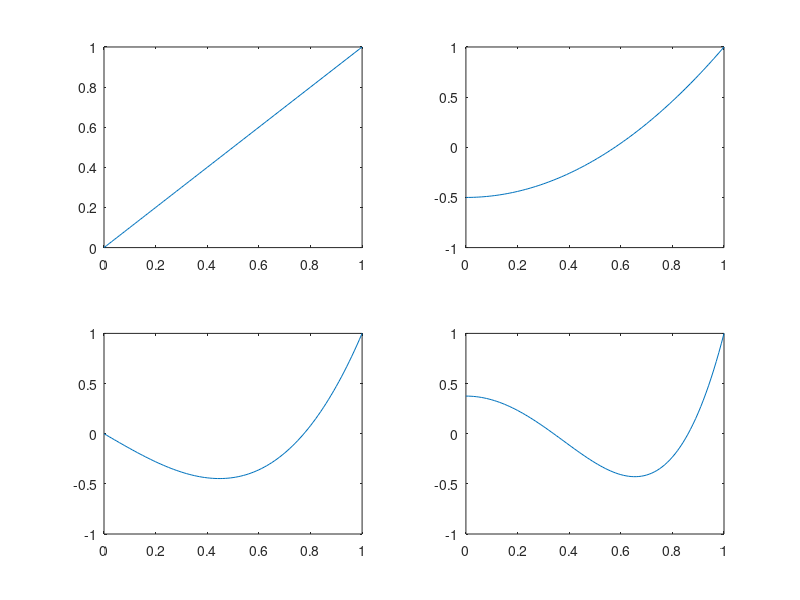
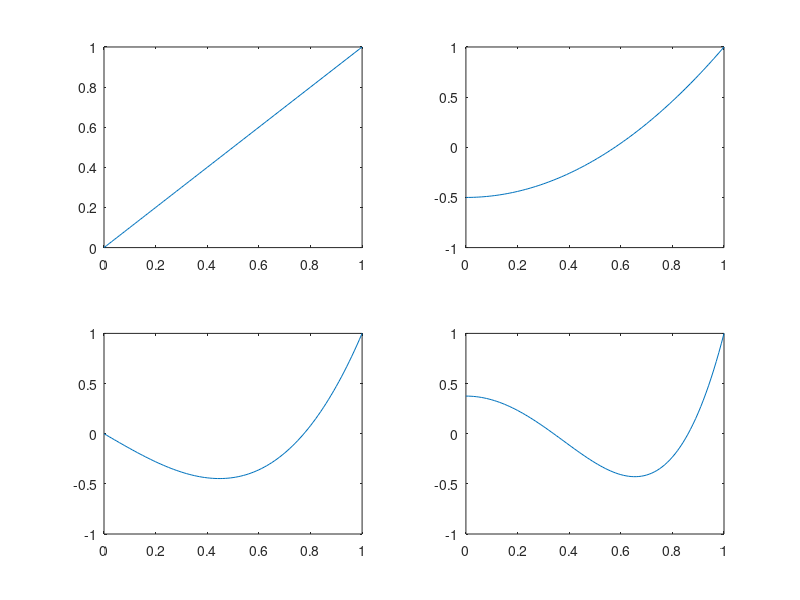
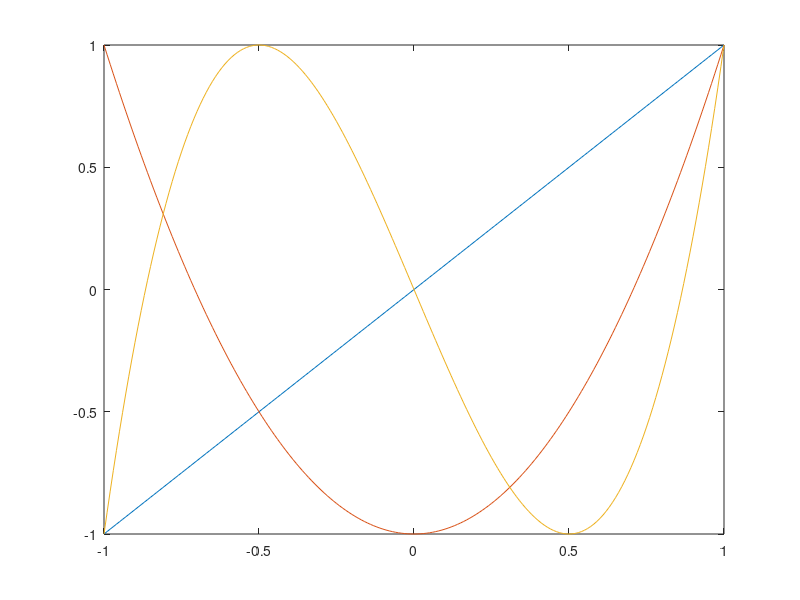
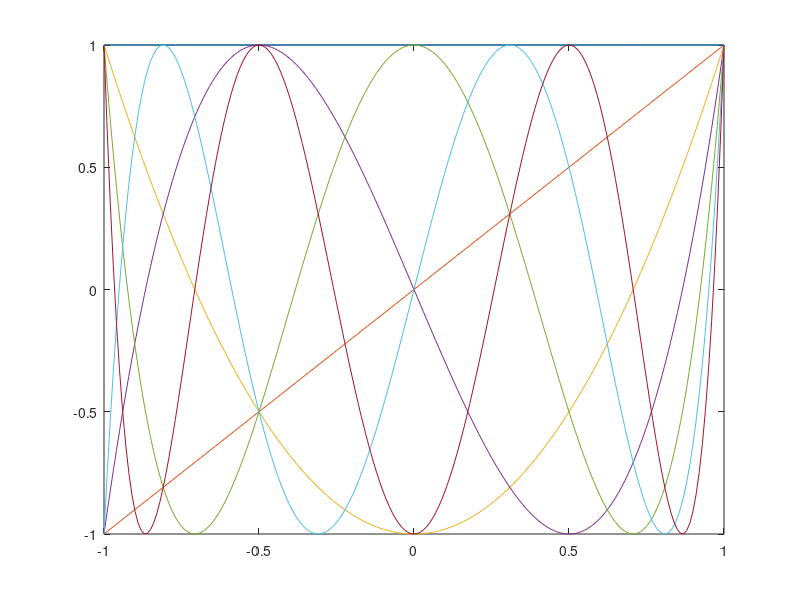

Recreate these plots in MATLAB, in order.
%1
%version 1 - functions
l1=@(x) x;
l2=@(x) 3/2*x.^2-1/2;
l3=@(x) 5/2*x.^3-3/2*x;
l4=@(x) 35/8*x.^4 - 15/4*x.^2+3/8;
x=0:0.01:1;

subplot(2,2,1);
plot(x,l1(x));
subplot(2,2,2);
plot(x,l2(x));
subplot(2,2,3);
plot(x,l3(x));
subplot(2,2,4);
plot(x,l4(x));

%version 2 - polynomials
clear
figure
x=0:0.01:1;
l1 = [1 0];
l2 = [3/2 0 -1/2];
l3 = [5/2 0 -3/2 0];
l4 = [35/8 0 -15/4 0 3/8];
l1val = polyval(l1,x);
l2val = polyval(l2,x);
l3val = polyval(l3,x);
l4val = polyval(l4,x);
subplot(2,2,1);
plot(x,l1val);
subplot(2,2,2);
plot(x,l2val);
subplot(2,2,3);
plot(x,l3val);
subplot(2,2,4);
plot(x,l4val);


%P2
%a)
clear
Tn=@(n,t) cos(n*acos(t));
t=-1:0.01:1;
T1=Tn(1,t);
T2=Tn(2,t);
T3=Tn(3,t);
figure
plot(t,T1,t,T2,t,T3)

%b)
clear
n=6;
x=-1:0.01:1;
t0=ones(size(x));
t1=x;
figure
plot(x,t0,x,t1);
hold on
for i = 2:n
    tnp1 = 2*x.*t1 - t0;
    plot(x,tnp1);
    t0 = t1;
    t1=tnp1;
end


%3
clear
x0=0;
x=-1:0.01:3;
figure
hold on
p0 = ones(size(x));
plot(x,p0);
for k=1:6
    p0=p0 + x.^k/factorial(k);
    plot(x,p0);
end

%4
clear
f=@(x) sqrt(5*x.^2+1);
h=0.25;

i=0:6;
t=zeros(7);
a= (1 + h*(0:6))';
n=7;
t(:,1) = f(a);
for i = 2:n
    t(1:n-i+1,i) = diff(t(1:n-i+2,i-1));
end
t=[a t]

%5
clear
x =[2;4;6;8];
f =[4;8;14;16];
t=zeros(4);
t(:,1)=f;
n=4;
for i = 2:n
   t(1:n-i+1,i) = diff(t(1:n-i+2,i-1))./(x(i:n)-x(1:n-i+1));
end
t=[x t]